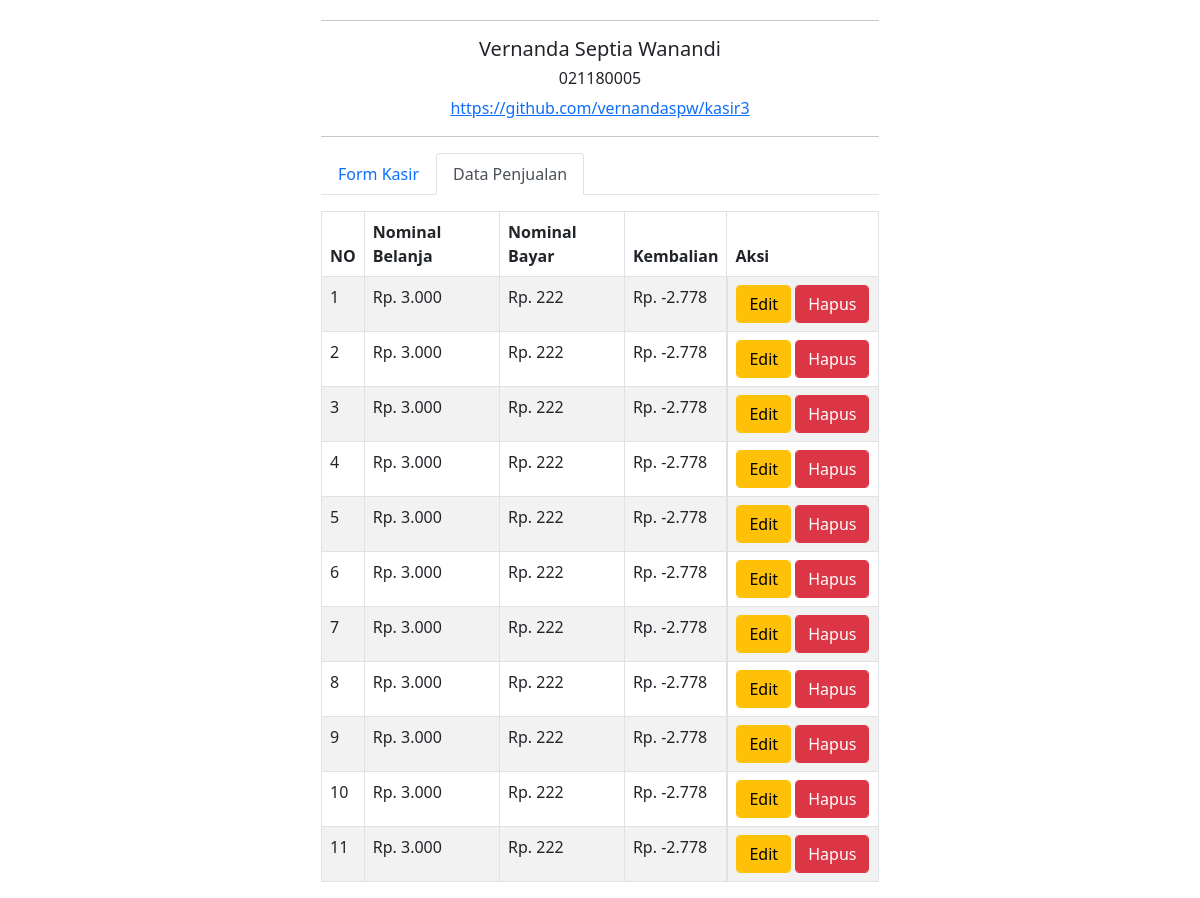
Page /index.php?h=data on the committed database.
### tables this page shows
CREATE TABLE `kasir` (
  `id` int(11) NOT NULL,
  `belanja` int(9) NOT NULL,
  `bayar` int(9) NOT NULL,
  `kembalian` int(12) NOT NULL
);

### functions.php (called while the page is built, shortened)
<?php
if (!empty($_GET['h'])) {
    $h = $_GET['h'];
}
    ?>

### data_penjualan.php (the view, shortened to what this page needs)
<table class="table table-bordered table-striped table-hover mt-3">
    <thead>
        <tr>
            <th>NO</th>
            <th>Nominal Belanja</th>
            <th>Nominal Bayar</th>
            <th>Kembalian</th>
            <th>Aksi</th>
        </tr>
    </thead>
    <tbody>
        <?php
        $query = mysqli_query($conn, "SELECT * from kasir");
        $no = "1";
        while($data = mysqli_fetch_array($query)){
        ?>
        <tr>
            <td><?= $no++ ?></td>
            <td>Rp. <?= number_format($data['belanja'],0,',','.'); ?></td>
            <td>Rp. <?= number_format($data['bayar'],0,',','.'); ?></td>
            <td>Rp. <?= number_format($data['kembalian'],0,',','.'); ?></td>
            <td class="d-flex justify-content-center">
                <a href="index.php?h=data&h=edit&id=<?=$data['id'];?>">
                    <Button class="btn btn-warning form-control">Edit</Button>
                </a> &nbsp;
                <a href="hapus.php?id=<?=$data['id'];?>" onclick="return confirm('Apakah yakin ingin dihapus?')">
                    <Button class="btn btn-danger form-control">Hapus</Button>
                </a>
            </td>
        </tr>
        <?php } ?>
    </tbody>
</table>

### index.php (shortened to what this page needs)
<?php
include 'functions.php';
?>
<!DOCTYPE html>
<html lang="en">
<head>
    <link href="https://cdn.jsdelivr.net/npm/bootstrap@5.0.0-beta1/dist/css/bootstrap.min.css" rel="stylesheet"
>
</head>
<body>
    <div class="container  d-flex justify-content-center mt-1">
        <div class="col-md-6">
            <hr>
            <center>
                <h5>Vernanda Septia Wanandi</h5>
                <h6>021180005</h6>
                <a href="https://github.com/vernandaspw/kasir3">https://github.com/vernandaspw/kasir3</a>
            </center>
            <hr>
            <ul class="nav nav-tabs mt-3">
                <li class="nav-item">
                    <a href="index.php?h=form" class="nav-link
                                <?php if($h == "form"){
                                ?> active <?php
                                }; ?>
                                ">Form Kasir</a>
                </li>
                <li class="nav-item">
                    <a href="index.php?h=data" class="nav-link
                                <?php if($h == "data"){
                                ?> active <?php
                                }; ?>
                                ">Data Penjualan</a>
                </li>
            </ul>
            <?php
            if ($h == "form") {
                include "form_kasir.php";
            } else if ($h == "data") {
                include "data_penjualan.php";
            }else if ($h == "hasil") {
                include "hasil.php";
            }else if ($h == "edit") {
                include "edit.php";
            }else if ($h == "editproses") {
                include "edit_proses.php";
            }
            ?>
        </div>
    </div>
</body>
</html>

### rows in the picture
kasir: belanja "3.000", bayar "222", kembalian "-2.778"
kasir: belanja "3.000", bayar "222", kembalian "-2.778"
kasir: belanja "3.000", bayar "222", kembalian "-2.778"
kasir: belanja "3.000", bayar "222", kembalian "-2.778"
kasir: belanja "3.000", bayar "222", kembalian "-2.778"
kasir: belanja "3.000", bayar "222", kembalian "-2.778"
kasir: belanja "3.000", bayar "222", kembalian "-2.778"
kasir: belanja "3.000", bayar "222", kembalian "-2.778"
kasir: belanja "3.000", bayar "222", kembalian "-2.778"
kasir: belanja "3.000", bayar "222", kembalian "-2.778"
kasir: belanja "3.000", bayar "222", kembalian "-2.778"
